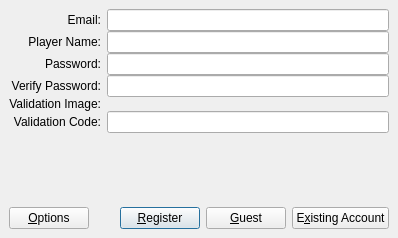
<ui version="4.0" >
 <author>John Eric Martin &lt;john.eric.martin@gmail.com></author>
 <class>Register</class>
 <widget class="QWidget" name="Register" >
  <property name="geometry" >
   <rect>
    <x>0</x>
    <y>0</y>
    <width>398</width>
    <height>238</height>
   </rect>
  </property>
  <layout class="QVBoxLayout" >
   <property name="margin" >
    <number>9</number>
   </property>
   <item>
    <widget class="QWidget" native="1" name="grid" >
     <layout class="QGridLayout" name="gridLayout" >
      <property name="verticalSpacing" >
       <number>0</number>
      </property>
      <property name="margin" >
       <number>0</number>
      </property>
      <item row="0" column="0" >
       <widget class="QLabel" name="emailLabel" >
        <property name="text" >
         <string>Email:</string>
        </property>
        <property name="alignment" >
         <set>Qt::AlignRight|Qt::AlignTrailing|Qt::AlignVCenter</set>
        </property>
       </widget>
      </item>
      <item row="0" column="1" >
       <widget class="QLineEdit" name="emailEdit" />
      </item>
      <item row="1" column="0" >
       <widget class="QLabel" name="nameLabel" >
        <property name="text" >
         <string>Player Name:</string>
        </property>
        <property name="alignment" >
         <set>Qt::AlignRight|Qt::AlignTrailing|Qt::AlignVCenter</set>
        </property>
       </widget>
      </item>
      <item row="1" column="1" >
       <widget class="QLineEdit" name="nameEdit" />
      </item>
      <item row="2" column="0" >
       <widget class="QLabel" name="passwordLabel" >
        <property name="text" >
         <string>Password:</string>
        </property>
        <property name="alignment" >
         <set>Qt::AlignRight|Qt::AlignTrailing|Qt::AlignVCenter</set>
        </property>
       </widget>
      </item>
      <item row="2" column="1" >
       <widget class="QLineEdit" name="passwordEdit" >
        <property name="echoMode" >
         <enum>QLineEdit::Password</enum>
        </property>
       </widget>
      </item>
      <item row="3" column="0" >
       <widget class="QLabel" name="passwordLabel2" >
        <property name="text" >
         <string>Verify Password:</string>
        </property>
        <property name="alignment" >
         <set>Qt::AlignRight|Qt::AlignTrailing|Qt::AlignVCenter</set>
        </property>
       </widget>
      </item>
      <item row="3" column="1" >
       <widget class="QLineEdit" name="passwordEdit2" >
        <property name="echoMode" >
         <enum>QLineEdit::Password</enum>
        </property>
       </widget>
      </item>
      <item row="4" column="0" >
       <widget class="QLabel" name="validationImageLabel" >
        <property name="text" >
         <string>Validation Image:</string>
        </property>
        <property name="alignment" >
         <set>Qt::AlignRight|Qt::AlignTrailing|Qt::AlignVCenter</set>
        </property>
       </widget>
      </item>
      <item row="4" column="1" >
       <widget class="QLabel" name="validationImage" />
      </item>
      <item row="5" column="0" >
       <widget class="QLabel" name="validationLabel" >
        <property name="text" >
         <string>Validation Code:</string>
        </property>
        <property name="alignment" >
         <set>Qt::AlignRight|Qt::AlignTrailing|Qt::AlignVCenter</set>
        </property>
       </widget>
      </item>
      <item row="5" column="1" >
       <widget class="QLineEdit" name="validationEdit" />
      </item>
      <item row="6" column="0" >
       <spacer>
        <property name="orientation" >
         <enum>Qt::Vertical</enum>
        </property>
        <property name="sizeHint" stdset="0" >
         <size>
          <width>20</width>
          <height>40</height>
         </size>
        </property>
       </spacer>
      </item>
     </layout>
    </widget>
   </item>
   <item>
    <layout class="QHBoxLayout" >
     <item>
      <widget class="QPushButton" name="optionsButton" >
       <property name="text" >
        <string>&amp;Options</string>
       </property>
      </widget>
     </item>
     <item>
      <spacer>
       <property name="orientation" >
        <enum>Qt::Horizontal</enum>
       </property>
       <property name="sizeHint" stdset="0" >
        <size>
         <width>40</width>
         <height>20</height>
        </size>
       </property>
      </spacer>
     </item>
     <item>
      <widget class="QPushButton" name="registerButton" >
       <property name="text" >
        <string>&amp;Register</string>
       </property>
       <property name="default" >
        <bool>true</bool>
       </property>
      </widget>
     </item>
     <item>
      <widget class="QPushButton" name="guestButton" >
       <property name="text" >
        <string>&amp;Guest</string>
       </property>
      </widget>
     </item>
     <item>
      <widget class="QPushButton" name="existingButton" >
       <property name="text" >
        <string>E&amp;xisting Account</string>
       </property>
      </widget>
     </item>
    </layout>
   </item>
  </layout>
 </widget>
 <resources/>
 <connections/>
</ui>
